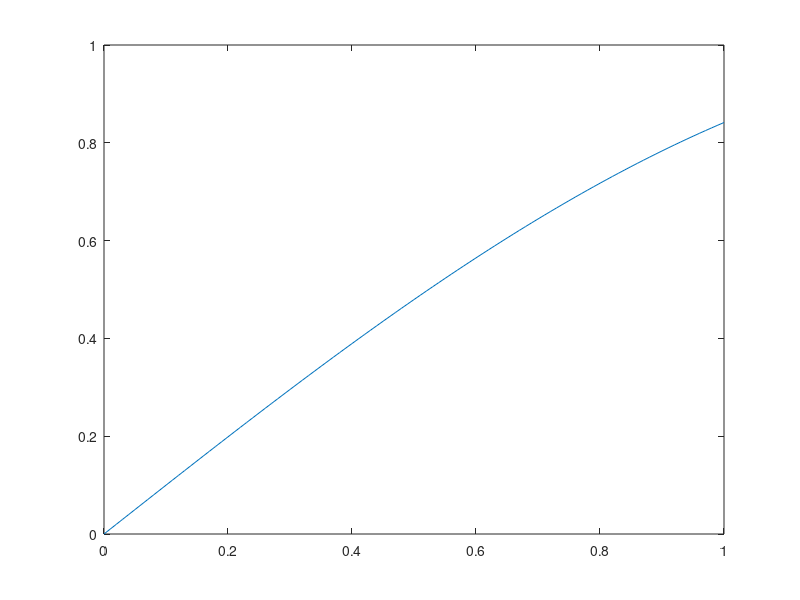

This chart was generated by the following MATLAB code: (Note: this script raises an error after producing the figure.)
%% Example of replab usage
%
% Plottons la fonction
% $\sin(x)$
%

x =[0:0.01:1];
plot(x,sin(x));

% Run first replab_addpaths;

n = 4;
% construct Sn
Sn = replab.PermutationGroup.fromGenerators({[2:n 1] [2 1 3:n]});
% sample permutation; alternative is to use Sn.sample or Sn.sampleUniformly
g = randperm(n);
disp(sprintf('We factor %s\n', num2str(g)));
w = Sn.factorization(g);
disp(sprintf('to obtain factor %s\n', w.str));
g1 = Sn.evaluateWord(w);
disp(sprintf('evaluated back to %s\n', num2str(g)));
assert(isequal(g, g1));

% ceci est un commentaire

%%
% Un peu de texte ici

%% Nouvelle section
disp('We use this to construct representations and evaluate them');
rho = Sn.naturalRepresentation;
g = randperm(n);
h = randperm(n);
gh = g(h);
rho.image(g) * rho.image(h)
rho.image(gh)

%%
% Un peu de texte par là

[subrho1 U1] = rho.isotypic.component(1)

[subrho2 U2] = rho.isotypic.component(2)

M = rho.centralizerAlgebra.project(rand(n,n))
blocks = rho.isotypic.blocksOf(M)
blocks{1}
blocks{2}
